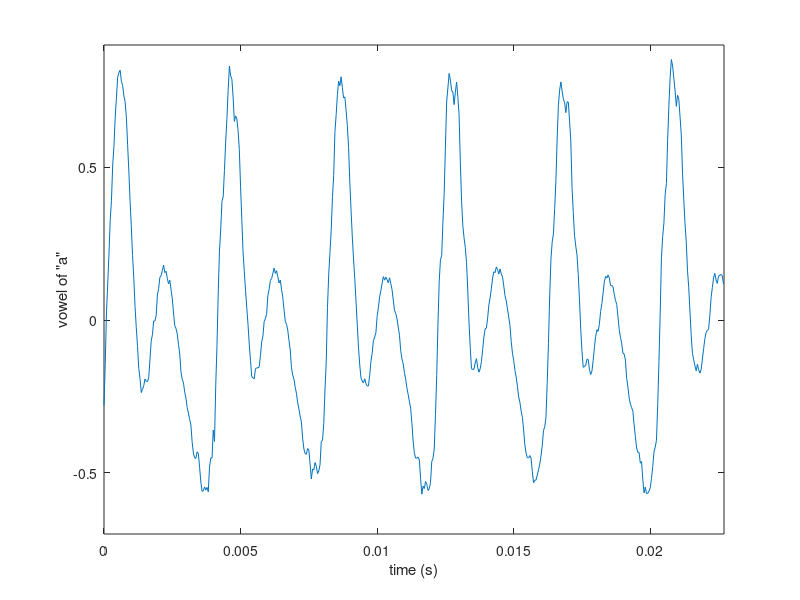

Write MATLAB code to recreate this figure.
%mducng/SoC/D2/G2touch
% Load time signal from txt file
%%%%%%%%%%%%%%%%%%%%%%%%%%%%%%
clc;
clear;
close all;
%%%%%%%%%%%%%%%%%%%%%%%%%%%%%%
load testData.dat;
x     = testData(2001:2500);
Fs    = 22000;
t     = 0:1/Fs:(2500-2001)/Fs;
plot(t,x);
axis([0 0.0227 -0.7 0.9]);
xlabel('time (s)');
ylabel('vowel of "a"');
